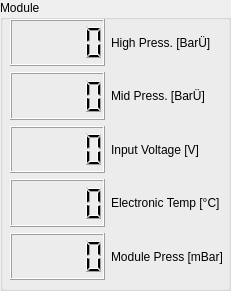
   <widget class="QGroupBox" name="groupBox_2">
    <property name="geometry">
     <rect>
      <x>190</x>
      <y>80</y>
      <width>231</width>
      <height>291</height>
     </rect>
    </property>
    <property name="title">
     <string>Module</string>
    </property>
    <widget class="QWidget" name="gridLayoutWidget_3">
     <property name="geometry">
      <rect>
       <x>10</x>
       <y>19</y>
       <width>213</width>
       <height>261</height>
      </rect>
     </property>
     <layout class="QGridLayout" name="gridLayout_3">
      <item row="3" column="1">
       <widget class="QLabel" name="label_16">
        <property name="text">
         <string>Electronic Temp [°C]</string>
        </property>
       </widget>
      </item>
      <item row="2" column="1">
       <widget class="QLabel" name="label_18">
        <property name="text">
         <string>Input Voltage [V]</string>
        </property>
       </widget>
      </item>
      <item row="2" column="0">
       <widget class="QLCDNumber" name="inputVoltageLCD"/>
      </item>
      <item row="1" column="0">
       <widget class="QLCDNumber" name="midPressLCD"/>
      </item>
      <item row="0" column="0">
       <widget class="QLCDNumber" name="highPressLCD"/>
      </item>
      <item row="0" column="1">
       <widget class="QLabel" name="label_12">
        <property name="text">
         <string>High Press. [BarÜ]</string>
        </property>
       </widget>
      </item>
      <item row="1" column="1">
       <widget class="QLabel" name="label_14">
        <property name="text">
         <string>Mid Press. [BarÜ]</string>
        </property>
       </widget>
      </item>
      <item row="3" column="0">
       <widget class="QLCDNumber" name="moduleTempLCD"/>
      </item>
      <item row="4" column="0">
       <widget class="QLCDNumber" name="modulePressLCD"/>
      </item>
      <item row="4" column="1">
       <widget class="QLabel" name="label_38">
        <property name="text">
         <string>Module Press [mBar]</string>
        </property>
       </widget>
      </item>
     </layout>
    </widget>
   </widget>
